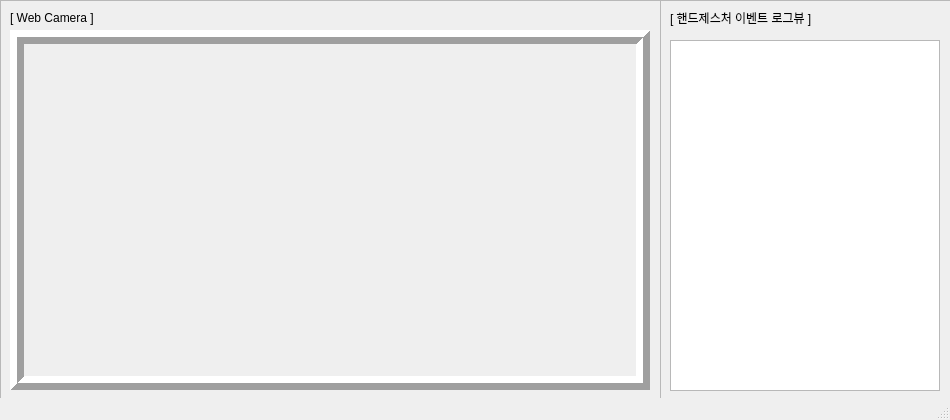
<?xml version="1.0" encoding="UTF-8"?>
<ui version="4.0">
 <class>App_WebCam</class>
 <widget class="QMainWindow" name="App_WebCam">
  <property name="geometry">
   <rect>
    <x>0</x>
    <y>0</y>
    <width>950</width>
    <height>420</height>
   </rect>
  </property>
  <property name="windowTitle">
   <string>MainWindow</string>
  </property>
  <property name="windowIcon">
   <iconset resource="Icon/toolbar_icon.qrc">
    <normaloff>:/icon/tap.png</normaloff>:/icon/tap.png</iconset>
  </property>
  <property name="windowOpacity">
   <double>1.000000000000000</double>
  </property>
  <widget class="QWidget" name="centralwidget">
   <widget class="QFrame" name="frame">
    <property name="geometry">
     <rect>
      <x>0</x>
      <y>0</y>
      <width>661</width>
      <height>401</height>
     </rect>
    </property>
    <property name="frameShape">
     <enum>QFrame::StyledPanel</enum>
    </property>
    <property name="frameShadow">
     <enum>QFrame::Raised</enum>
    </property>
    <widget class="QLabel" name="Webcam_label">
     <property name="geometry">
      <rect>
       <x>10</x>
       <y>30</y>
       <width>640</width>
       <height>360</height>
      </rect>
     </property>
     <property name="frameShape">
      <enum>QFrame::Box</enum>
     </property>
     <property name="frameShadow">
      <enum>QFrame::Raised</enum>
     </property>
     <property name="lineWidth">
      <number>7</number>
     </property>
     <property name="text">
      <string/>
     </property>
    </widget>
    <widget class="QLabel" name="label">
     <property name="geometry">
      <rect>
       <x>10</x>
       <y>10</y>
       <width>101</width>
       <height>16</height>
      </rect>
     </property>
     <property name="text">
      <string>[ Web Camera ]</string>
     </property>
    </widget>
   </widget>
   <widget class="QFrame" name="frame_2">
    <property name="geometry">
     <rect>
      <x>660</x>
      <y>0</y>
      <width>301</width>
      <height>401</height>
     </rect>
    </property>
    <property name="frameShape">
     <enum>QFrame::StyledPanel</enum>
    </property>
    <property name="frameShadow">
     <enum>QFrame::Raised</enum>
    </property>
    <widget class="QTextEdit" name="text_view">
     <property name="geometry">
      <rect>
       <x>10</x>
       <y>40</y>
       <width>270</width>
       <height>351</height>
      </rect>
     </property>
     <property name="readOnly">
      <bool>true</bool>
     </property>
    </widget>
    <widget class="QLabel" name="label_3">
     <property name="geometry">
      <rect>
       <x>10</x>
       <y>10</y>
       <width>171</width>
       <height>16</height>
      </rect>
     </property>
     <property name="text">
      <string>[ 핸드제스처 이벤트 로그뷰 ]</string>
     </property>
    </widget>
   </widget>
  </widget>
  <widget class="QStatusBar" name="statusbar"/>
  <action name="actionmainw_icon1">
   <property name="icon">
    <iconset resource="Icon/toolbar_icon.qrc">
     <normaloff>:/icon/tap.png</normaloff>:/icon/tap.png</iconset>
   </property>
   <property name="text">
    <string>mainw_icon1</string>
   </property>
  </action>
  <action name="actionSetting">
   <property name="text">
    <string>Setting</string>
   </property>
  </action>
  <action name="actionMouse_On">
   <property name="text">
    <string>Mouse_On</string>
   </property>
  </action>
  <action name="actionProgram_Exit">
   <property name="text">
    <string>Program_Exit</string>
   </property>
  </action>
  <action name="actionMouse_Off">
   <property name="text">
    <string>Mouse_Off</string>
   </property>
  </action>
  <action name="actionKeyboard_On">
   <property name="text">
    <string>Keyboard_On</string>
   </property>
  </action>
  <action name="actionKeyboard_Off">
   <property name="text">
    <string>Keyboard_Off</string>
   </property>
  </action>
 </widget>
 <resources>
  <include location="Icon/toolbar_icon.qrc"/>
 </resources>
 <connections/>
</ui>
